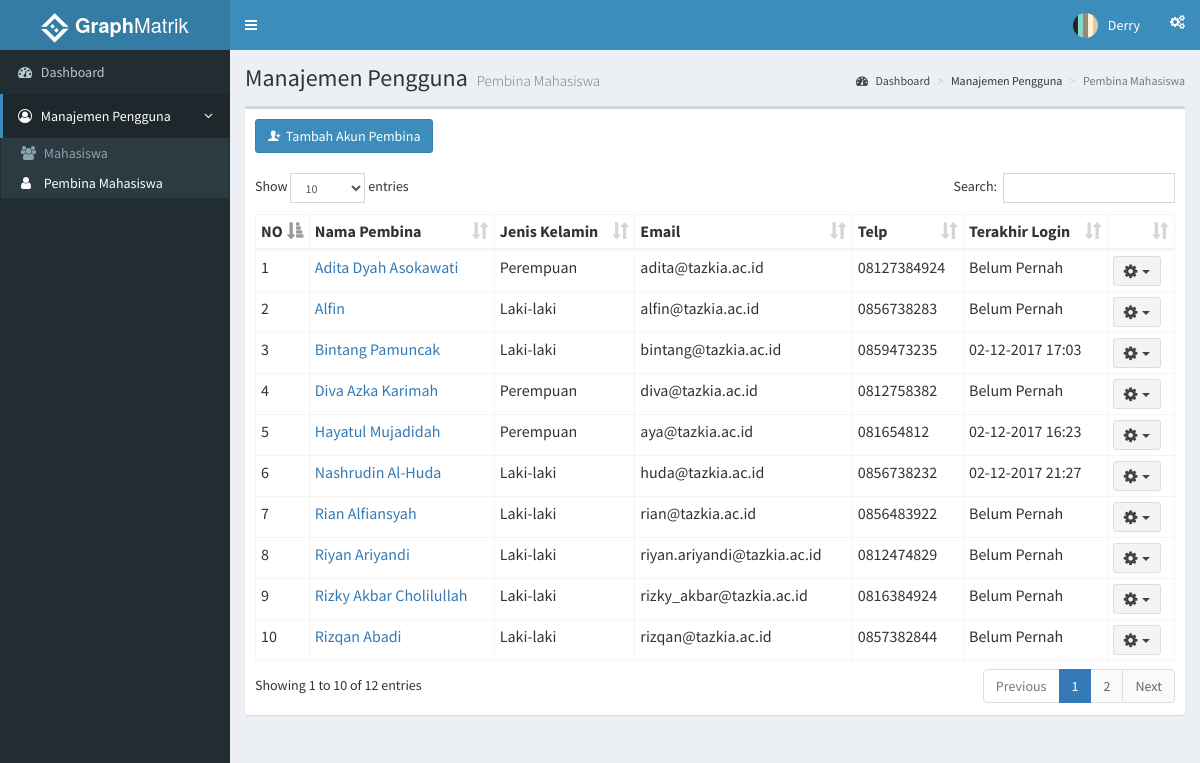
Page /index.php?page=pembina (signed in) on the committed database.
### tables this page shows
CREATE TABLE `pembina` (
  `id_pembina` int(11) NOT NULL,
  `nama` varchar(35) NOT NULL,
  `j_kelamin` varchar(15) DEFAULT NULL,
  `tgl_lahir` date NOT NULL,
  `gelar` varchar(10) DEFAULT NULL,
  `asalkota` varchar(20) DEFAULT NULL,
  `email` varchar(35) NOT NULL,
  `telp` varchar(13) NOT NULL,
  `avatar` varchar(100) DEFAULT NULL,
  `id_user` int(11) NOT NULL
);

CREATE TABLE `users` (
  `id_user` int(11) NOT NULL,
  `username` varchar(30) NOT NULL,
  `password` varchar(50) NOT NULL,
  `level` int(11) NOT NULL,
  `last_login` datetime NOT NULL
);

### functions.php (called while the page is built, shortened)
<?php
	function tampilPembina(){
		$ambildata = mysql_query("SELECT pembina.*, users.* FROM users INNER JOIN pembina ON pembina.id_user = users.id_user ORDER BY nama") or die(mysql_error());
		if (mysql_num_rows($ambildata) > 0) {
			while ($ad = mysql_fetch_assoc($ambildata))
				$data[] = $ad;
				return $data;
		} else{
			echo "Daftar pembina kosong";
		}
	}
 ?>

### role/adminmatrik/pembina.php (the view, shortened to what this page needs)
<?php
  include 'functions.php';
 ?>
    <section class="content-header">
      <h1>
        Manajemen Pengguna
        <small>Pembina Mahasiswa</small>
      </h1>
      <ol class="breadcrumb">
        <li><a href="/simon"><i class="fa fa-dashboard"></i>&nbsp;Dashboard</a></li>
        <li>Manajemen Pengguna</li>
        <li class="active">Pembina Mahasiswa</li>
      </ol>
    </section>
    <section class="content">
      <div class="row">
        <div class="col-xs-12">
          <div class="box">
            <div class="box-header">
             <button class="btn btn-primary" data-toggle="modal" data-target="#tambahPembina"><i class="ion ion-person-add"></i>&nbsp;&nbsp;Tambah Akun Pembina</button>
            </div>
            <div class="box-body">
              <table id="tablePembina" class="table table-bordered table-hover table-condensed">
                <thead>
                  <tr>
                    <th>NO</th>
                    <th>Nama Pembina</th>
                    <th>Jenis Kelamin</th>
                    <th>Email</th>
                    <th>Telp</th>
                    <th>Terakhir Login</th>
                    <th></th>
                  </tr>
                </thead>
                <tbody>
                  <?php
                    $dataPembina = tampilPembina();
                    $no = 1;
                    foreach($dataPembina as $row){
                   ?>
                <tr>
                  <td><?php echo $no ?></td>
                  <td><?php echo "<a href='index.php?page=pembinadetails&id=".$row['id_user']."'>".$row['nama']."</a>" ?></td>
                  <td><?php echo $row['j_kelamin'] ?></td>
                  <td><?php echo $row['email'] ?></td>
                  <td><?php echo $row['telp'] ?></td>
                  <td><?php if ($row['last_login'] == '0000-00-00 00:00:00'){ echo 'Belum Pernah';}else{ echo date("d-m-Y H:i", strtotime($row['last_login'])) ;}
                  ?></td>
                  <td>
                    <div class="dropdown">
                      <button class="btn btn-default btn-sm dropdown-toggle " type="button" data-toggle="dropdown">
                        <i class="fa fa-cog fa-lg"></i>&nbsp;&nbsp;<span class="caret"></span>
                      </button>
                    </div>
                  </td>
                </tr>
                  <?php
                    $no++; }
                   ?>
                </tbody>
              </table>
            </div>
          </div>
        </div>
      </div>
    </section>

### rows in the picture
pembina: nama "Adita Dyah Asokawati", j_kelamin "Perempuan", email "adita@tazkia.ac.id", telp "08127384924", shows "Belum Pernah"
pembina: nama "Alfin", j_kelamin "Laki-laki", email "alfin@tazkia.ac.id", telp "0856738283", shows "Belum Pernah"
pembina: nama "Bintang Pamuncak", j_kelamin "Laki-laki", email "bintang@tazkia.ac.id", telp "0859473235", id_user.last_login "02-12-2017 17:03"
pembina: nama "Diva Azka Karimah", j_kelamin "Perempuan", email "diva@tazkia.ac.id", telp "0812758382", shows "Belum Pernah"
pembina: nama "Hayatul Mujadidah", j_kelamin "Perempuan", email "aya@tazkia.ac.id", telp "081654812", id_user.last_login "02-12-2017 16:23"
pembina: nama "Nashrudin Al-Huda", j_kelamin "Laki-laki", email "huda@tazkia.ac.id", telp "0856738232", id_user.last_login "02-12-2017 21:27"
pembina: nama "Rian Alfiansyah", j_kelamin "Laki-laki", email "rian@tazkia.ac.id", telp "0856483922", shows "Belum Pernah"
pembina: nama "Riyan Ariyandi", j_kelamin "Laki-laki", email "riyan.ariyandi@tazkia.ac.id", telp "0812474829", shows "Belum Pernah"
pembina: nama "Rizky Akbar Cholilullah", j_kelamin "Laki-laki", email "rizky_akbar@tazkia.ac.id", telp "0816384924", shows "Belum Pernah"
pembina: nama "Rizqan Abadi", j_kelamin "Laki-laki", email "rizqan@tazkia.ac.id", telp "0857382844", shows "Belum Pernah"

### other values in the picture
$_SESSION['nama'] "Derry"
